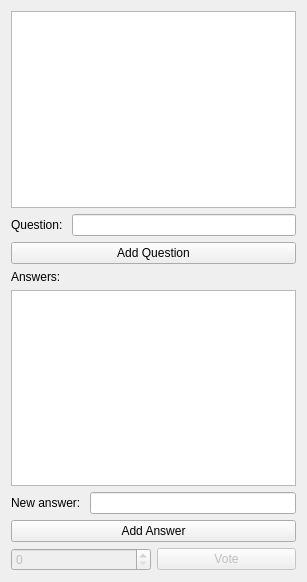
<?xml version="1.0" encoding="UTF-8"?>
<ui version="4.0">
 <class>UserWindow</class>
 <widget class="QWidget" name="UserWindow">
  <property name="geometry">
   <rect>
    <x>0</x>
    <y>0</y>
    <width>307</width>
    <height>582</height>
   </rect>
  </property>
  <property name="windowTitle">
   <string>UserWindow</string>
  </property>
  <layout class="QVBoxLayout" name="verticalLayout">
   <item>
    <widget class="QListWidget" name="questionsList"/>
   </item>
   <item>
    <layout class="QFormLayout" name="formLayout">
     <item row="0" column="0">
      <widget class="QLabel" name="label">
       <property name="text">
        <string>Question: </string>
       </property>
      </widget>
     </item>
     <item row="0" column="1">
      <widget class="QLineEdit" name="questionLineEdit"/>
     </item>
    </layout>
   </item>
   <item>
    <widget class="QPushButton" name="addButton">
     <property name="text">
      <string>Add Question</string>
     </property>
    </widget>
   </item>
   <item>
    <widget class="QLabel" name="label_2">
     <property name="text">
      <string>Answers:</string>
     </property>
    </widget>
   </item>
   <item>
    <widget class="QListWidget" name="answersList"/>
   </item>
   <item>
    <layout class="QFormLayout" name="formLayout_2">
     <item row="0" column="0">
      <widget class="QLabel" name="label_3">
       <property name="text">
        <string>New answer: </string>
       </property>
      </widget>
     </item>
     <item row="0" column="1">
      <widget class="QLineEdit" name="newAnswerEdit"/>
     </item>
    </layout>
   </item>
   <item>
    <widget class="QPushButton" name="addAnswerButton">
     <property name="text">
      <string>Add Answer</string>
     </property>
    </widget>
   </item>
   <item>
    <layout class="QHBoxLayout" name="horizontalLayout">
     <item>
      <widget class="QSpinBox" name="spinBox">
       <property name="enabled">
        <bool>false</bool>
       </property>
      </widget>
     </item>
     <item>
      <widget class="QPushButton" name="voteButton">
       <property name="enabled">
        <bool>false</bool>
       </property>
       <property name="text">
        <string>Vote</string>
       </property>
      </widget>
     </item>
    </layout>
   </item>
  </layout>
 </widget>
 <layoutdefault spacing="6" margin="11"/>
 <resources/>
 <connections/>
</ui>
